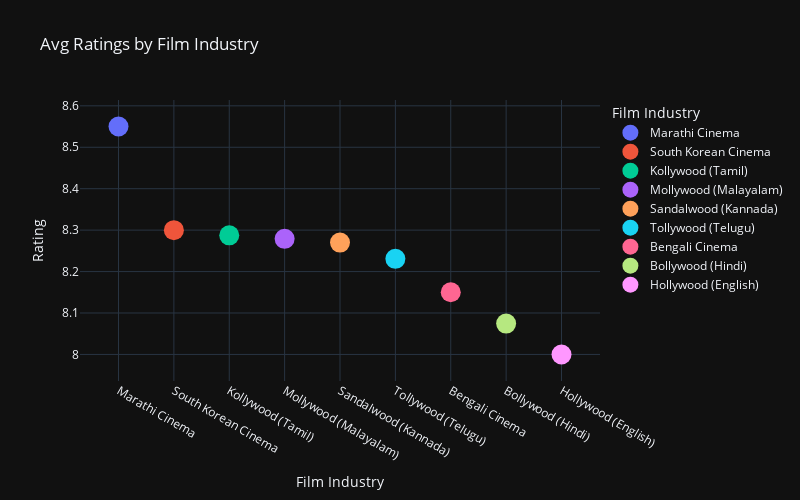

The cell this chart's notebook holds for it:
### Code cell
import plotly.graph_objects as go 
import plotly.io as pio
import plotly.express as px

file['Rating'] = pd.to_numeric(file['Rating'], errors='coerce')

industry_avg_rating = file.groupby('Film Industry')['Rating'].mean().reset_index()

industry_avg_rating = industry_avg_rating.sort_values(by='Rating', ascending=False)

pio.templates.default = "plotly_dark"

fig = px.scatter(industry_avg_rating,  x='Film Industry',y='Rating',color ='Film Industry',
                 title='Avg Ratings by Film Industry')

fig.update_layout(width=800, height=500)
fig.update_traces(marker=dict(size=20))
fig.show()

### Figure 1 — Plotly figure (JSON) as saved in the notebook; plotly's stock layout.template omitted (floating-point values rounded to 4 significant figures)
{"data": [{"hovertemplate": "Film Industry=%{x}<br>Rating=%{y}<extra></extra>", "legendgroup": "Marathi Cinema", "marker": {"color": "#636efa", "size": 20, "symbol": "circle"}, "mode": "markers", "name": "Marathi Cinema", "orientation": "v", "showlegend": true, "type": "scatter", "x": ["Marathi Cinema"], "xaxis": "x", "y": [8.55], "yaxis": "y"}, {"hovertemplate": "Film Industry=%{x}<br>Rating=%{y}<extra></extra>", "legendgroup": "South Korean Cinema", "marker": {"color": "#EF553B", "size": 20, "symbol": "circle"}, "mode": "markers", "name": "South Korean Cinema", "orientation": "v", "showlegend": true, "type": "scatter", "x": ["South Korean Cinema"], "xaxis": "x", "y": [8.3], "yaxis": "y"}, {"hovertemplate": "Film Industry=%{x}<br>Rating=%{y}<extra></extra>", "legendgroup": "Kollywood (Tamil)", "marker": {"color": "#00cc96", "size": 20, "symbol": "circle"}, "mode": "markers", "name": "Kollywood (Tamil)", "orientation": "v", "showlegend": true, "type": "scatter", "x": ["Kollywood (Tamil)"], "xaxis": "x", "y": [8.287], "yaxis": "y"}, {"hovertemplate": "Film Industry=%{x}<br>Rating=%{y}<extra></extra>", "legendgroup": "Mollywood (Malayalam)", "marker": {"color": "#ab63fa", "size": 20, "symbol": "circle"}, "mode": "markers", "name": "Mollywood (Malayalam)", "orientation": "v", "showlegend": true, "type": "scatter", "x": ["Mollywood (Malayalam)"], "xaxis": "x", "y": [8.279], "yaxis": "y"}, {"hovertemplate": "Film Industry=%{x}<br>Rating=%{y}<extra></extra>", "legendgroup": "Sandalwood (Kannada)", "marker": {"color": "#FFA15A", "size": 20, "symbol": "circle"}, "mode": "markers", "name": "Sandalwood (Kannada)", "orientation": "v", "showlegend": true, "type": "scatter", "x": ["Sandalwood (Kannada)"], "xaxis": "x", "y": [8.27], "yaxis": "y"}, {"hovertemplate": "Film Industry=%{x}<br>Rating=%{y}<extra></extra>", "legendgroup": "Tollywood (Telugu)", "marker": {"color": "#19d3f3", "size": 20, "symbol": "circle"}, "mode": "markers", "name": "Tollywood (Telugu)", "orientation": "v", "showlegend": true, "type": "scatter", "x": ["Tollywood (Telugu)"], "xaxis": "x", "y": [8.231], "yaxis": "y"}, {"hovertemplate": "Film Industry=%{x}<br>Rating=%{y}<extra></extra>", "legendgroup": "Bengali Cinema", "marker": {"color": "#FF6692", "size": 20, "symbol": "circle"}, "mode": "markers", "name": "Bengali Cinema", "orientation": "v", "showlegend": true, "type": "scatter", "x": ["Bengali Cinema"], "xaxis": "x", "y": [8.15], "yaxis": "y"}, {"hovertemplate": "Film Industry=%{x}<br>Rating=%{y}<extra></extra>", "legendgroup": "Bollywood (Hindi)", "marker": {"color": "#B6E880", "size": 20, "symbol": "circle"}, "mode": "markers", "name": "Bollywood (Hindi)", "orientation": "v", "showlegend": true, "type": "scatter", "x": ["Bollywood (Hindi)"], "xaxis": "x", "y": [8.075], "yaxis": "y"}, {"hovertemplate": "Film Industry=%{x}<br>Rating=%{y}<extra></extra>", "legendgroup": "Hollywood (English)", "marker": {"color": "#FF97FF", "size": 20, "symbol": "circle"}, "mode": "markers", "name": "Hollywood (English)", "orientation": "v", "showlegend": true, "type": "scatter", "x": ["Hollywood (English)"], "xaxis": "x", "y": [8], "yaxis": "y"}], "layout": {"height": 500, "legend": {"title": {"text": "Film Industry"}, "tracegroupgap": 0}, "title": {"text": "Avg Ratings by Film Industry"}, "width": 800, "xaxis": {"anchor": "y", "categoryarray": ["Marathi Cinema", "South Korean Cinema", "Kollywood (Tamil)", "Mollywood (Malayalam)", "Sandalwood (Kannada)", "Tollywood (Telugu)", "Bengali Cinema", "Bollywood (Hindi)", "Hollywood (English)"], "categoryorder": "array", "domain": [0, 1], "title": {"text": "Film Industry"}}, "yaxis": {"anchor": "x", "domain": [0, 1], "title": {"text": "Rating"}}}}
